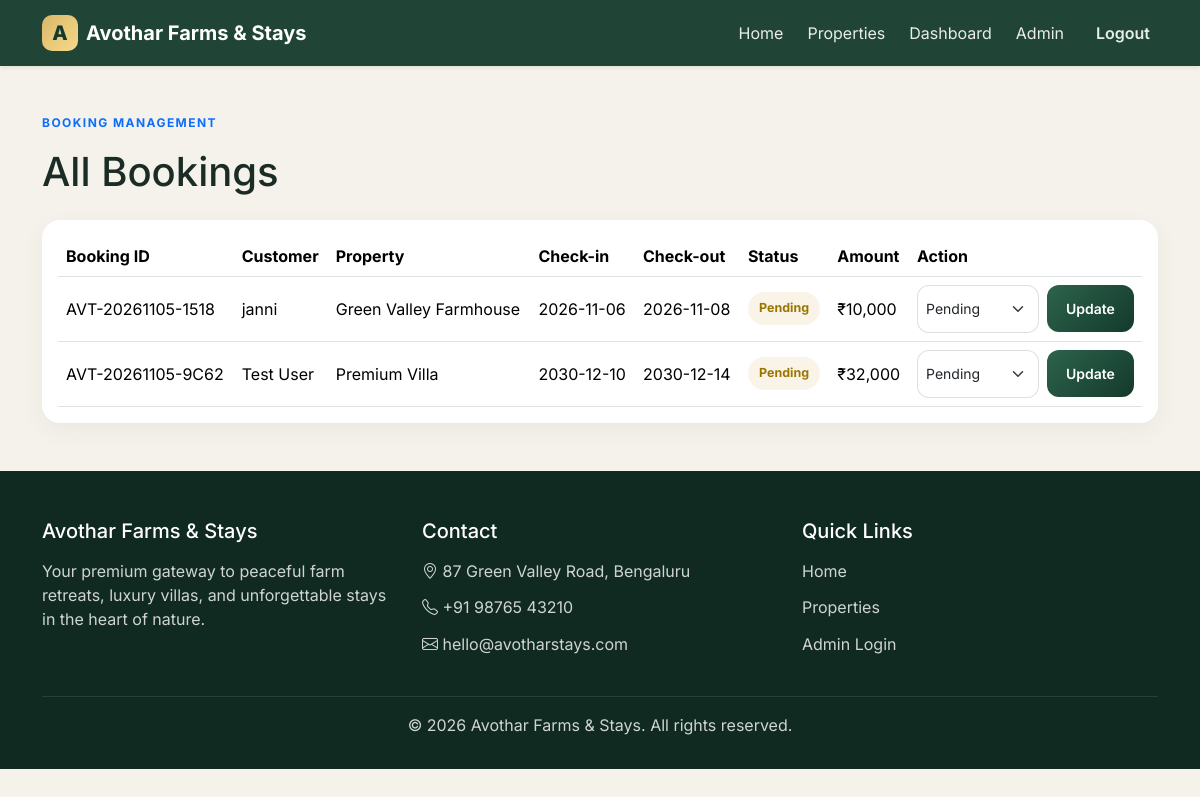
/admin/bookings (signed in), run on the app's committed database.
### models.py (models this page shows)
class Booking(db.Model):
    __tablename__ = "bookings"
    id = db.Column(db.Integer, primary_key=True)
    booking_id = db.Column(db.String(50), unique=True, nullable=False)
    customer_name = db.Column(db.String(120), nullable=False)
    email = db.Column(db.String(150), nullable=False)
    mobile = db.Column(db.String(30), nullable=False)
    property_id = db.Column(db.Integer, db.ForeignKey("properties.id"), nullable=False)
    property_type = db.Column(db.String(50), nullable=False)
    property_name = db.Column(db.String(150), nullable=False)
    check_in = db.Column(db.Date, nullable=False)
    check_out = db.Column(db.Date, nullable=False)
    guests = db.Column(db.Integer, nullable=False)
    rooms = db.Column(db.Integer, nullable=False)
    special_requests = db.Column(db.Text, default="")
    price_per_night = db.Column(db.Float, nullable=False)
    nights = db.Column(db.Integer, nullable=False)
    total_amount = db.Column(db.Float, nullable=False)
    status = db.Column(db.String(30), default="Pending")
    payment_status = db.Column(db.String(30), default="Pending")
    booking_date = db.Column(db.DateTime, default=datetime.utcnow)
    created_at = db.Column(db.DateTime, default=datetime.utcnow)
    property = db.relationship("Property", backref=db.backref("bookings", lazy=True))

### app.py (the view, shortened to what this page needs)
    @app.route("/admin/bookings", methods=["GET", "POST"])
    def manage_bookings():
        if not session.get("admin_logged_in"):
            flash("Please log in to manage bookings.", "warning")
            return redirect(url_for("login"))
        bookings = Booking.query.order_by(Booking.created_at.desc()).all()
        return render_template("manage_bookings.html", bookings=bookings)

### templates/manage_bookings.html (shortened to what this page needs)
{% extends 'base.html' %}
{% block content %}
<section class="section py-5">
  <div class="container">
    <div class="mb-4">
      <p class="eyebrow text-primary">Booking Management</p>
      <h1>All Bookings</h1>
    </div>
    <div class="table-responsive">
      <table class="table booking-table align-middle">
        <thead>
          <tr>
            <th>Booking ID</th>
            <th>Customer</th>
            <th>Property</th>
            <th>Check-in</th>
            <th>Check-out</th>
            <th>Status</th>
            <th>Amount</th>
            <th>Action</th>
          </tr>
        </thead>
        <tbody>
          {% for booking in bookings %}
          <tr>
            <td>{{ booking.booking_id }}</td>
            <td>{{ booking.customer_name }}</td>
            <td>{{ booking.property_name }}</td>
            <td>{{ booking.check_in }}</td>
            <td>{{ booking.check_out }}</td>
            <td><span class="status-display {{ booking.status|lower }}">{{ booking.status }}</span></td>
            <td>₹{{ '{:,.0f}'.format(booking.total_amount) }}</td>
            <td>
              <form method="post" class="d-flex gap-2 align-items-center">
                <select class="form-select form-select-sm" name="status">
                  <option value="Pending" {% if booking.status == 'Pending' %}selected{% endif %}>Pending</option>
                </select>
                <button type="submit" class="btn btn-sm btn-primary">Update</button>
              </form>
            </td>
          </tr>
          {% endfor %}
        </tbody>
      </table>
    </div>
  </div>
</section>
{% endblock %}

### static/css/style.css (style rules this page uses)
:root { --forest-900: #133a2c; --forest-800: #1d4d3a; --forest-700: #2d634c; --forest-500: #4b8c71; --cream: #f9f3e7; --beige: #f4e8d6; --gold: #d9b768; --sand: #d7c6a0; --text: #1b2c27; --muted: #5a6d67; --white: #ffffff; --danger: #c65757; --success: #2b8a4b; }
* { box-sizing: border-box; }
body { font-family: 'Inter', sans-serif; background: #f5f2eb; color: var(--text); }
.btn { border-radius: 12px; font-weight: 600; padding: 0.8rem 1.2rem; }
.btn-primary { background: linear-gradient(135deg, var(--forest-700), var(--forest-900)); border: none; }
.eyebrow { text-transform: uppercase; letter-spacing: 0.12em; font-size: 0.75rem; font-weight: 700; }
.section { padding: 5rem 0; }
.form-control, .form-select { border-radius: 12px; min-height: 48px; border-color: rgba(19,58,44,0.15); }
.filters-bar, .table-responsive { background: var(--white); border-radius: 18px; padding: 1rem; box-shadow: 0 8px 24px rgba(19,58,44,0.05); }
.booking-table { margin-bottom: 0; }
.status-display { display: inline-flex; align-items: center; padding: 0.45rem 0.7rem; border-radius: 999px; font-size: 0.78rem; font-weight: 700; }
.status-display.pending { background: rgba(217,183,104,0.15); color: #9a7600; }

### data on the page
Booking: booking_id "AVT-20261105-1518", customer_name "janni", property_name "Green Valley Farmhouse", check_in "2026-11-06", check_out "2026-11-08", status "Pending", total_amount "10,000"
Booking: booking_id "AVT-20261105-9C62", customer_name "Test User", property_name "Premium Villa", check_in "2030-12-10", check_out "2030-12-14", status "Pending", total_amount "32,000"
